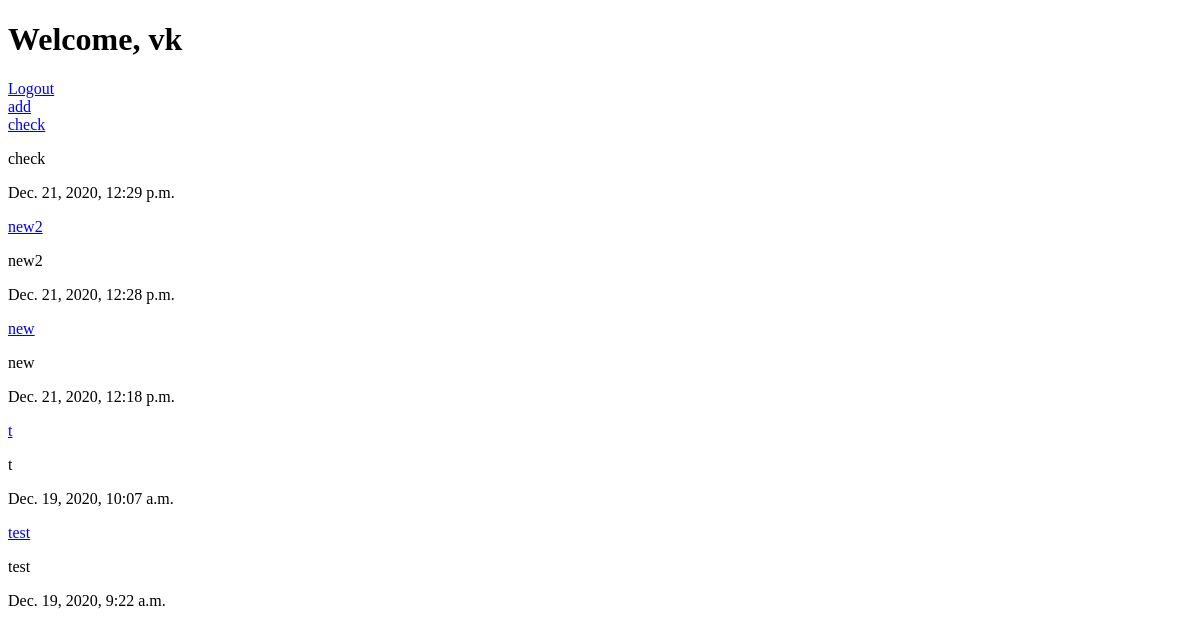
The app's page / (signed in), older data.
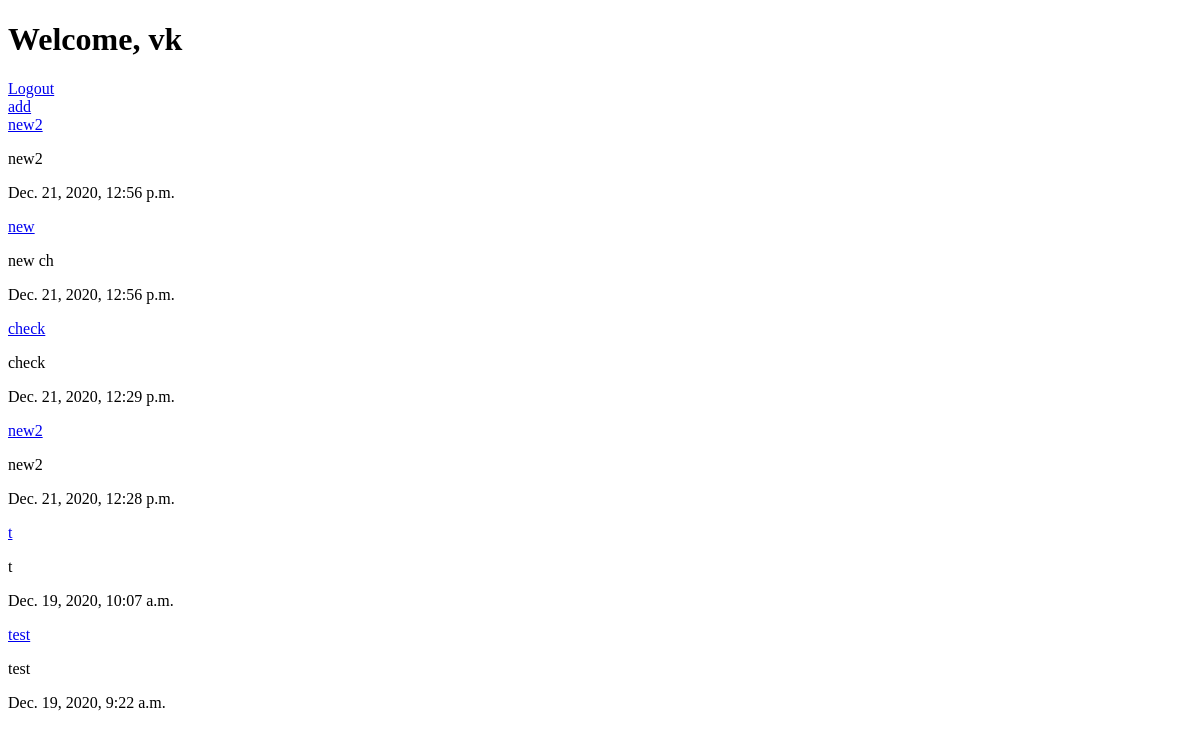
The same page, newer data.
### notes/models.py (models this page shows)
class Note(models.Model):
    title = models.CharField(max_length=200)
    description = models.TextField()
    modified = models.DateTimeField(auto_now=True)
    user = models.ForeignKey(User,on_delete=models.CASCADE)

### notes/views.py (the view)
# urls.py: path('',views.index,name='index'),
def index(req):
    notes = []
    if req.user.is_authenticated:
        notes = Note.objects.filter(user=req.user).order_by('-modified')
    return render(req,'index.html',{'notes':notes})

### templates/index.html (shortened to what this page needs)
<!DOCTYPE html>
<html lang="en">
<head>
</head>
<body>
    {%if user.is_authenticated%}
    <h1>Welcome, {{user.username}}</h1>
    <a href="accounts/logout">Logout</a> <br>
    <a href="add">add</a>
    {%for note in notes%}
    <div>
        <a href="view/{{note.pk}}">{{note.title}}</a>
        <p>{{note.description}}</p>
        <p>{{note.modified}}</p>
    </div>
    {%endfor%}
    {%else%}
    <h1>Go to register or login</h1><br>
    <a href="accounts/register">Register</a><br>
    <a href="accounts/login">login</a>
    {%endif%}
</body>
</html>

Row changes from the older to the newer data that the page shows:
added Note: title "new2", description "new2", modified "Dec. 21, 2020, 12:56 p.m."
changed Note "new": description "new" → "new ch"; modified "Dec. 21, 2020, 12:18 p.m." → "Dec. 21, 2020, 12:56 p.m."; moves up the list
